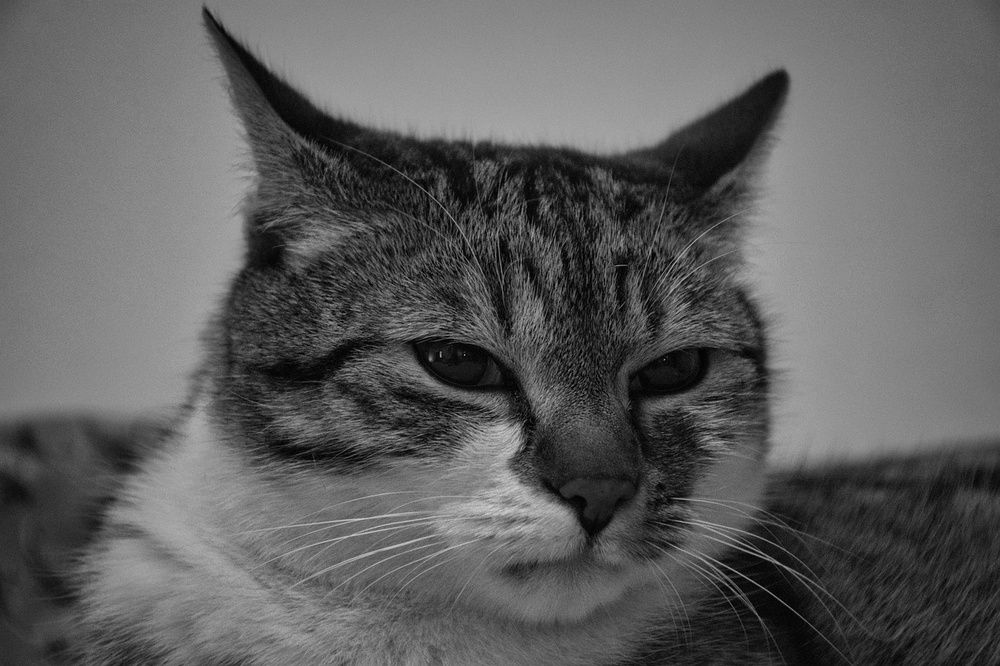
#> input picture images/cat_2.jpg, 1000 x 666 px, shrunk from 1280 x 853 before the run
$ jupyter execute app.ipynb
#> lines starting #> are read from the running program, lines starting #| are printed output that depends on the picture; long printed decimals are rounded
[cell 1]
import numpy as np
from PIL import Image
import matplotlib.pyplot as plt

[cell 2]
image = Image.open('images/cat_2.jpg').convert('L')

print(image.size)
#| (1000, 666)
print(image.mode)
#| L

[cell 3]
def contrast_reduction(image, a, b):
    image = np.array(image)
    image = (image / image.max()) * (b - a) + a
    pil_image = Image.fromarray(np.uint8(image))
    return pil_image

[cell 4]
def calc_histogram(image, label):
    histogram = np.zeros(256)
    for pixel in image.getdata():
        histogram[pixel] += 1

    fig, ax = plt.subplots()
    fig.set_size_inches(12, 6)
    ax.bar(range(256), histogram, color='skyblue', edgecolor='gray', width=1.0)

    ax.set_xlabel('Pixel Value', fontsize=14)
    ax.set_ylabel('Frequency', fontsize=14)
    ax.set_title(label, fontsize=16, fontweight='bold')
    ax.set_xlim(0, 255)
    ax.set_ylim(0, max(histogram) * 1.1)
    ax.grid(True, linestyle='--', alpha=0.6)

    ax.tick_params(axis='both', which='major', labelsize=12)
    plt.tight_layout()
    plt.show()

[cell 5]
calc_histogram(image, 'Original Image Histogram')
#> the loop in calc_histogram, `for pixel in image.getdata():` made 666000 passes
#> pixel on passes 1 to 3: 78, 78, 76
#> after the loop in calc_histogram, `for pixel in image.getdata():`: histogram = 256 values, max 7523 at index 132, min 0 at index 207, mean 2601.6
#> in calc_histogram, `plt.show()`:
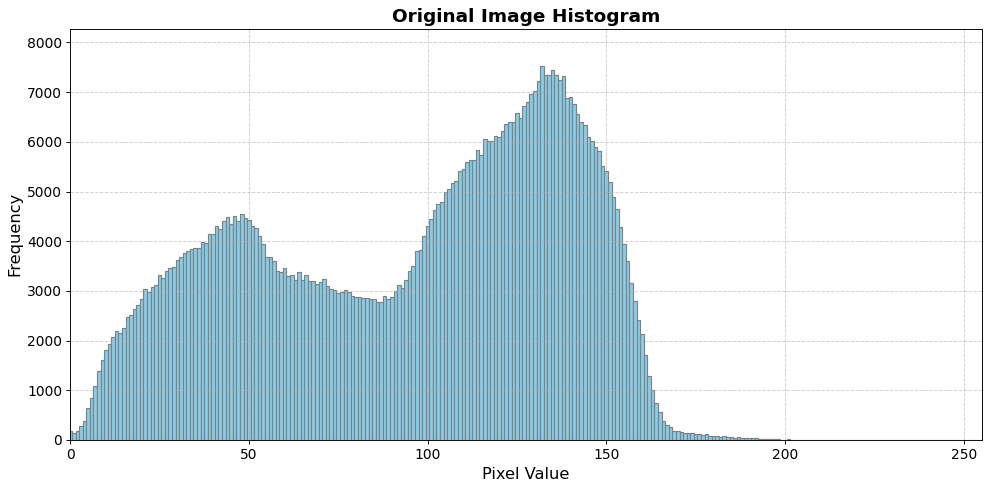
#> figure drawn by matplotlib, 1 panel; tallest bar 7523 high, from x = 131.5 to 132.5
contrast = contrast_reduction(image, 50, 150)
#> in contrast_reduction, `image = (image / image.max()) * (b - a) + a`:
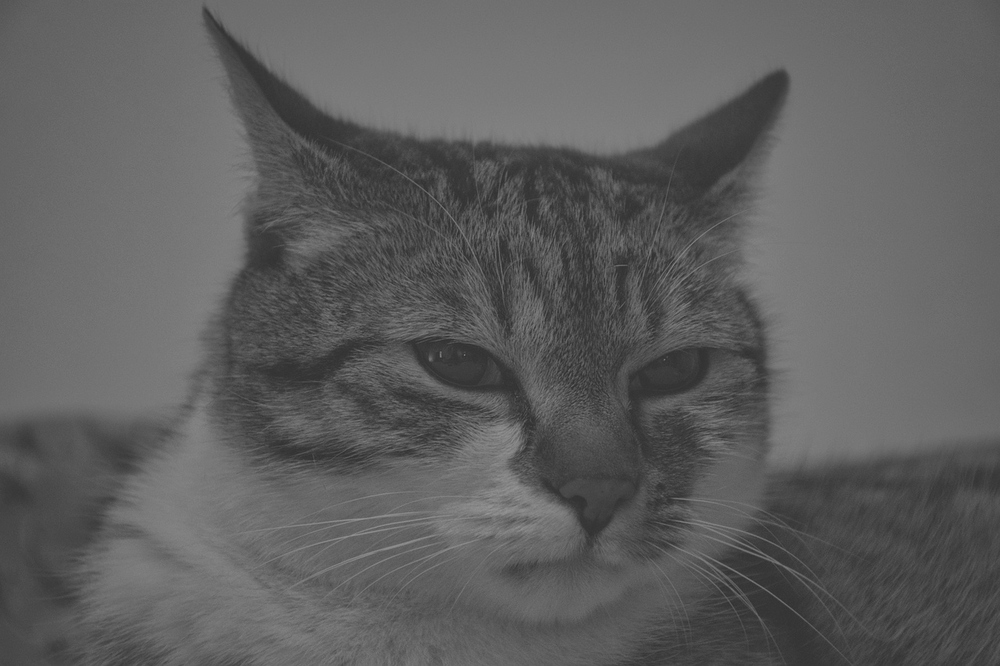
#> image: shape (666, 1000) float64; min 50, max 150, mean 95.2
contrast.save('images/cat_2_contrast.jpg')
calc_histogram(contrast, 'Contrast Reduced Image Histogram')
#> call 2 of calc_histogram, with label = 'Contrast Reduced Image Histogram'
#> the loop in calc_histogram (call 2), `for pixel in image.getdata():` made 666000 passes
#> pixel on passes 1 to 3: 87, 87, 86
#> after the loop in calc_histogram (call 2), `for pixel in image.getdata():`: histogram = 256 values, max 20000 at index 110, min 0 at index 0, mean 2601.6
#> in calc_histogram (call 2), `plt.show()`:
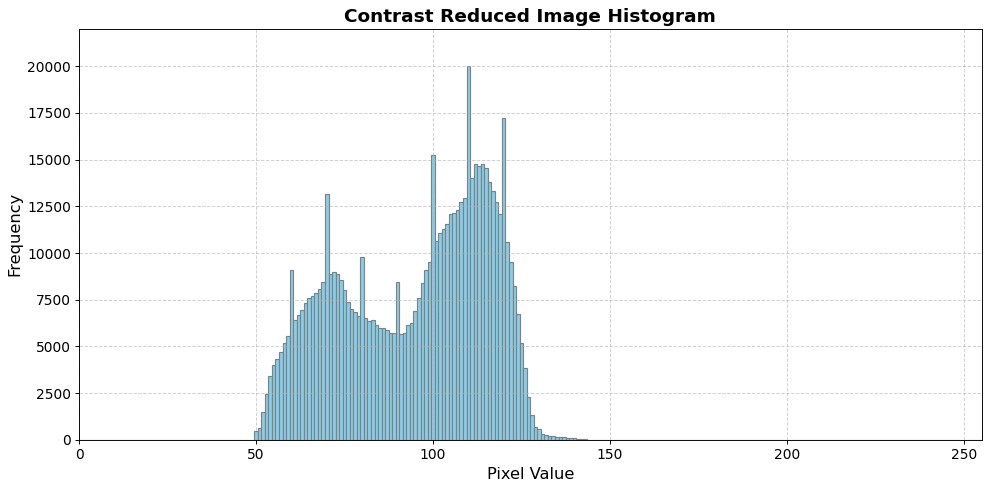
#> figure drawn by matplotlib, 1 panel; tallest bar 20000 high, from x = 109.5 to 110.5
display(contrast)

[cell 6]
def constrast_stretching(image, a, b, a2, b2):
    image = np.array(image)
    image = (((image - a) / (b - a)) * (b2 - a2)) + a2
    return Image.fromarray(np.uint8(image))

[cell 7]
std_contrast = np.std(np.array(contrast))
#> std_contrast = 20.78
mean_contrast = np.mean(np.array(contrast))
#> mean_contrast = 94.68
a = mean_contrast - 2 * std_contrast
#> a = 53.12
b = mean_contrast + 2 * std_contrast
#> b = 136.2
a2 = np.array(contrast).min() - 2 * np.std(np.array(contrast)) #if np.array(contrast).min() < 0 else 0
#> a2 = 8.45
b2 = np.array(contrast).max() + 2 * np.std(np.array(contrast)) #if np.array(contrast).max() > 255 else 255
#> b2 = 191.6
print("a:", a, "b:", b, "a2:", a2, "b2:", b2)
#| a: 53.124 b: 136.229 a2: 8.447 b2: 191.553
contrast_stretch = constrast_stretching(contrast, a, b, a2, b2)
calc_histogram(contrast_stretch, 'Contrast Stretched Image Histogram')
#> call 3 of calc_histogram, with label = 'Contrast Stretched Image Histogram'
#> the loop in calc_histogram (call 3), `for pixel in image.getdata():` made 666000 passes
#> pixel on passes 1 to 3: 83, 83, 80
#> after the loop in calc_histogram (call 3), `for pixel in image.getdata():`: histogram = 256 values, max 20000 at index 133, min 0 at index 0, mean 2601.6
#> in calc_histogram (call 3), `plt.show()`:
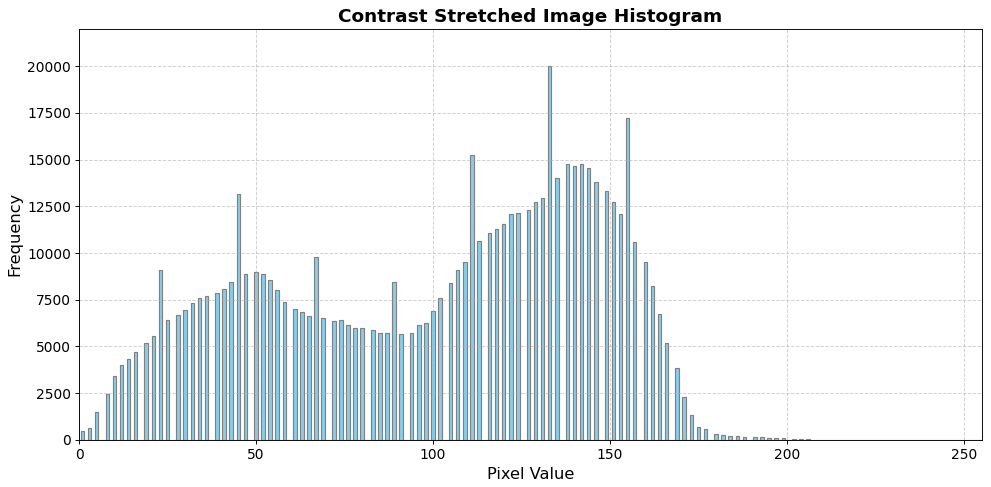
#> figure drawn by matplotlib, 1 panel; tallest bar 20000 high, from x = 132.5 to 133.5
contrast_stretch.save('images/cat_2_contrast_stretch.jpg')
